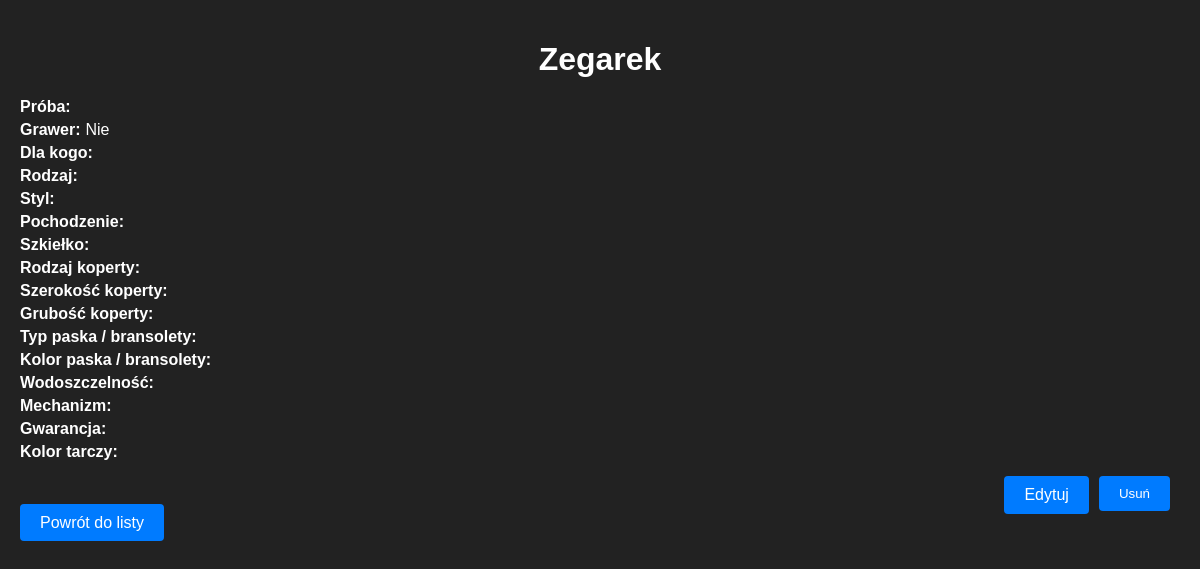
/watch/ABC123, run on an earlier commit of the app's database.
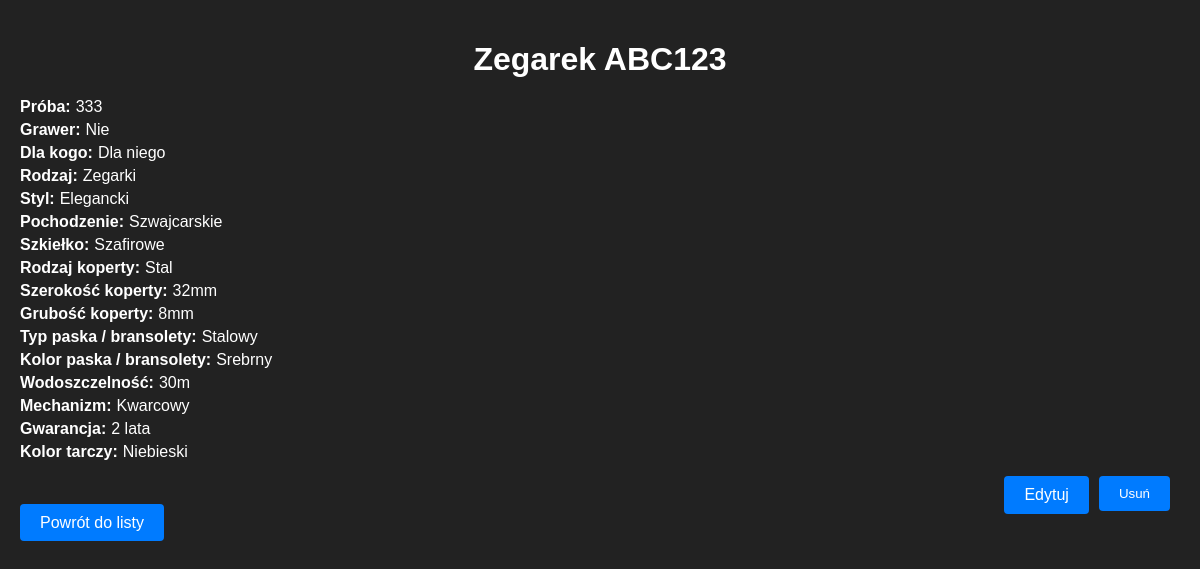
And on a later commit of the database.
### watch.py (models this page shows)
class Watch(Base):
    __tablename__ = 'watches'
    kod_produktu = Column(String(50), primary_key=True)
    proba = Column(String(50))
    grawer = Column(Boolean)
    dla_kogo = Column(String(50))
    rodzaj = Column(String(50))
    styl = Column(String(50))
    pochodzenie = Column(String(50))
    szkielko = Column(String(50))
    rodzaj_koperty = Column(String(50))
    szerokosc_koperty = Column(String(50))
    grubosc_koperty = Column(String(50))
    typ_paska_bransolety = Column(String(50))
    kolor_paska_bransolety = Column(String(50))
    wodoszczelnosc = Column(String(50))
    mechanizm = Column(String(50))
    gwarancja = Column(String(50))
    kolor_tarczy = Column(String(50))

### app.py (the view)
@app.route('/watch/<watch_id>')
def watch(watch_id):
    watch = Watch.query.get(watch_id)
    return render_template('watch.html', watch=watch)

### templates/watch.html (shortened to what this page needs)
<!DOCTYPE html>
<html lang="pl">
<head>
    <link rel="stylesheet" href="/static/styles.css">
</head>
<body>
    <h1>Zegarek {{ watch.kod_produktu }}</h1>
    <div class="watch-details">
        <div class="watch-attribute">
            <span class="attribute-name">Próba:</span>
            <span class="attribute-value">{{ watch.proba }}</span>
        </div>
        <div class="watch-attribute">
            <span class="attribute-name">Grawer:</span>
            <span class="attribute-value">{{ 'Tak' if watch.grawer else 'Nie' }}</span>
        </div>
        <div class="watch-attribute">
            <span class="attribute-name">Dla kogo:</span>
            <span class="attribute-value">{{ watch.dla_kogo }}</span>
        </div>
        <div class="watch-attribute">
            <span class="attribute-name">Rodzaj:</span>
            <span class="attribute-value">{{ watch.rodzaj }}</span>
        </div>
        <div class="watch-attribute">
            <span class="attribute-name">Styl:</span>
            <span class="attribute-value">{{ watch.styl }}</span>
        </div>
        <div class="watch-attribute">
            <span class="attribute-name">Pochodzenie:</span>
            <span class="attribute-value">{{ watch.pochodzenie }}</span>
        </div>
        <div class="watch-attribute">
            <span class="attribute-name">Szkiełko:</span>
            <span class="attribute-value">{{ watch.szkielko }}</span>
        </div>
        <div class="watch-attribute">
            <span class="attribute-name">Rodzaj koperty:</span>
            <span class="attribute-value">{{ watch.rodzaj_koperty }}</span>
        </div>
        <div class="watch-attribute">
            <span class="attribute-name">Szerokość koperty:</span>
            <span class="attribute-value">{{ watch.szerokosc_koperty }}</span>
        </div>
        <div class="watch-attribute">
            <span class="attribute-name">Grubość koperty:</span>
            <span class="attribute-value">{{ watch.grubosc_koperty }}</span>
        </div>
        <div class="watch-attribute">
            <span class="attribute-name">Typ paska / bransolety:</span>
            <span class="attribute-value">{{ watch.typ_paska_bransolety }}</span>
        </div>
        <div class="watch-attribute">
            <span class="attribute-name">Kolor paska / bransolety:</span>
            <span class="attribute-value">{{ watch.kolor_paska_bransolety }}</span>
        </div>
        <div class="watch-attribute">
            <span class="attribute-name">Wodoszczelność:</span>
            <span class="attribute-value">{{ watch.wodoszczelnosc }}</span>
        </div>
        <div class="watch-attribute">
            <span class="attribute-name">Mechanizm:</span>
            <span class="attribute-value">{{ watch.mechanizm }}</span>
        </div>
        <div class="watch-attribute">
            <span class="attribute-name">Gwarancja:</span>
            <span class="attribute-value">{{ watch.gwarancja }}</span>
        </div>
        <div class="watch-attribute">
            <span class="attribute-name">Kolor tarczy:</span>
            <span class="attribute-value">{{ watch.kolor_tarczy }}</span>
        </div>
    </div>
    <div class="watch-actions">
        <a href="/edit_watch/{{ watch.kod_produktu }}" class="button">Edytuj</a>
        <form action="/delete_watch/{{ watch.kod_produktu }}" method="post">
            <button type="submit" class="button button-danger">Usuń</button>
        </form>
    </div>
    <a href="/" class="button">Powrót do listy</a>
</body>
</html>

What changed in the data, as far as the page shows it:
added Watch: kod_produktu "ABC123", proba "333", grawer "Nie", dla_kogo "Dla niego", rodzaj "Zegarki", styl "Elegancki", pochodzenie "Szwajcarskie", szkielko "Szafirowe", rodzaj_koperty "Stal", szerokosc_koperty "32mm", grubosc_koperty "8mm", typ_paska_bransolety "Stalowy", kolor_paska_bransolety "Srebrny", wodoszczelnosc "30m", mechanizm "Kwarcowy", gwarancja "2 lata", kolor_tarczy "Niebieski"
Also different on the page:
{{ 'Tak' if watch.grawer else 'Nie' }}: "Nie" → (not shown)
